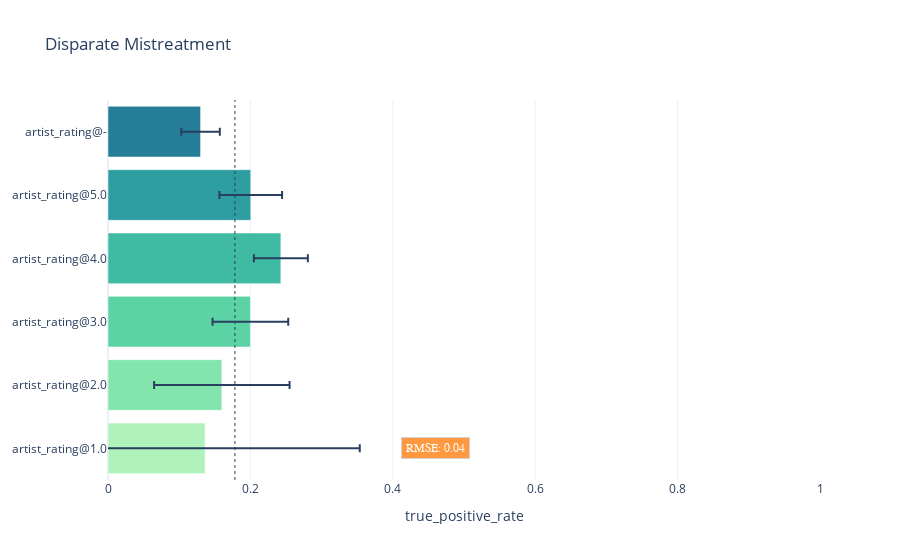

Here is the notebook cell this chart was saved with:
### Code cell
dm.show(title = "Disparate Mistreatment")

### Figure 1 — Plotly figure (JSON) as saved in the notebook; plotly's stock layout.template omitted (floating-point values rounded to 4 significant figures)
{"data": [{"error_x": {"array": [0.2172, 0.09514, 0.05316, 0.03791, 0.04401, 0.02703], "type": "data"}, "marker": {"color": [0, 1, 2, 3, 4, 5], "colorscale": [[0, "rgb(176, 242, 188)"], [0.1667, "rgb(137, 232, 172)"], [0.3333, "rgb(103, 219, 165)"], [0.5, "rgb(76, 200, 163)"], [0.6667, "rgb(56, 178, 163)"], [0.8333, "rgb(44, 152, 160)"], [1, "rgb(37, 125, 152)"]]}, "orientation": "h", "type": "bar", "x": [0.1364, 0.1599, 0.2, 0.2428, 0.2005, 0.13], "y": ["artist_rating@1.0", "artist_rating@2.0", "artist_rating@3.0", "artist_rating@4.0", "artist_rating@5.0", "artist_rating@-"]}], "layout": {"annotations": [{"align": "center", "bgcolor": "#ff7f0e", "bordercolor": "#c7c7c7", "borderpad": 4, "borderwidth": 1, "font": {"color": "#ffffff", "family": "Courier New, monospace", "size": 12}, "opacity": 0.8, "showarrow": false, "text": "RMSE: 0.04", "x": 0.46, "xref": "x", "y": 0, "yref": "y"}], "legend": {"orientation": "h", "y": -0.2}, "shapes": [{"line": {"dash": "dot", "width": 1}, "type": "line", "x0": 0.1783, "x1": 0.1783, "xref": "x", "y0": 0, "y1": 1, "yref": "paper"}], "title": {"text": "Disparate Mistreatment"}, "xaxis": {"range": [0, 1], "title": {"text": "true_positive_rate"}}}}
